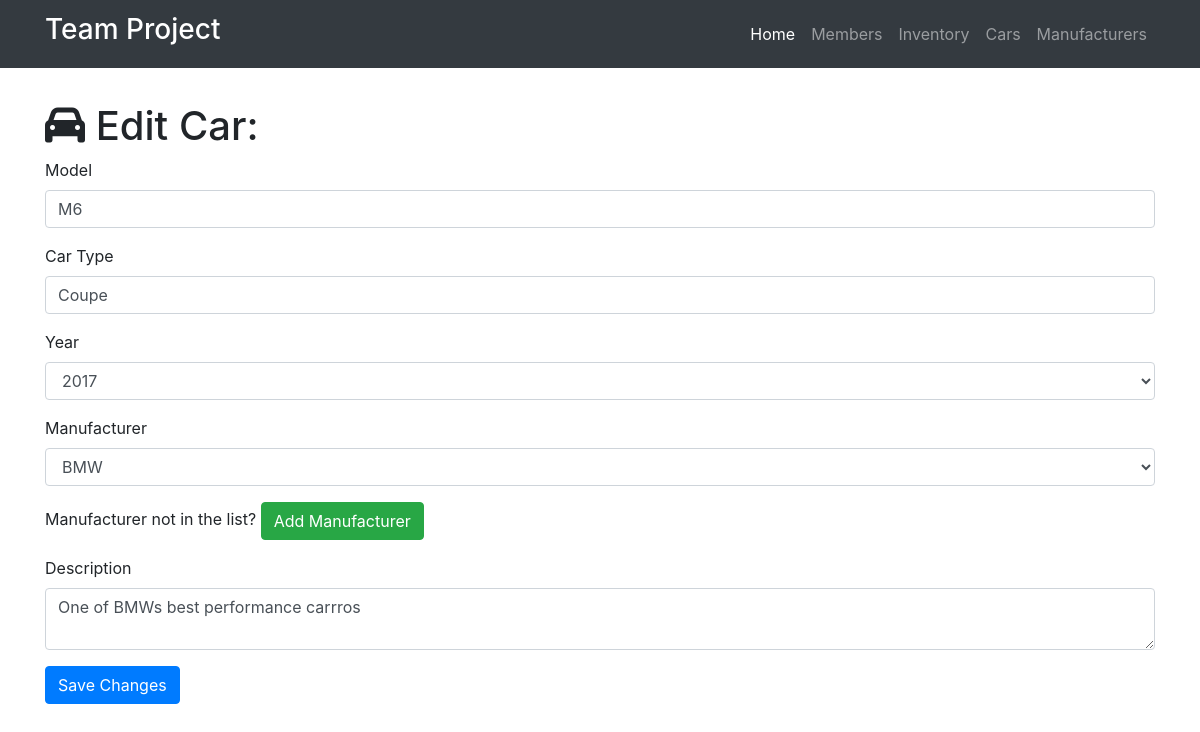
The app's page /car/edit/1, older data.
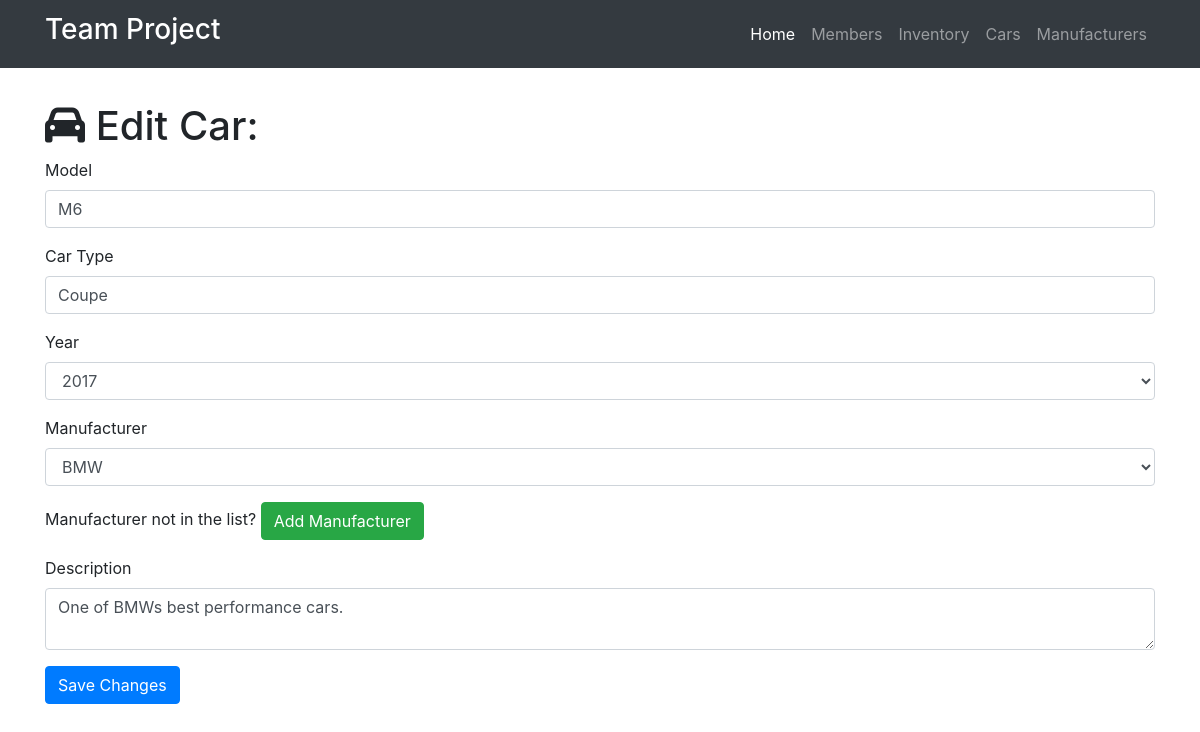
The same page, newer data.
### project.py (models this page shows)
class Car(db.Model):
    __tablename__ = 'cars'
    id = db.Column(db.Integer, primary_key=True)
    model = db.Column(db.Integer)
    cartype = db.Column(db.String(256))
    year = db.Column(db.Integer)
    description = db.Column(db.Text)
    manufacturer_id = db.Column(db.Integer, db.ForeignKey('manufacturers.id'))

### project.py (the view, shortened to what this page needs)
@app.route('/car/edit/<int:id>', methods=['GET', 'POST'])
def edit_car(id):
    car = Car.query.filter_by(id=id).first()
    manufacturers = Manufacturer.query.all()
    if request.method == 'GET':
        return render_template('car-edit.html', car=car, manufacturers=manufacturers)

### templates/car-edit.html (shortened to what this page needs)
{% extends "home-base.html" %}
{% block head%}
  {{super()}}
{% endblock %}
{% block page_content %}
<div class="container">
   <h1 class="mt-5"><i class="fa fa-car" aria-hidden="true"></i> Edit Car:</h1>
  <form action="/car/edit/{{car.id}}" method="post">
    <div class="form-group">
      <label>Model</label>
      <input class="form-control" type="text" name="model" value="{{car.model}}" required="true">
    </div>
    <div class="form-group">
    <label>Car Type</label>
    <input class="form-control" type="text" name="cartype" value="{{car.cartype}}" required="true">
  </div>
  <div class="form-group">
  <label>Year</label>
  <select class="form-control" name="year">
        {% for i in range(1970, 2021) %}
          {% if i == 2017 %}
            <option selected="selected">{{i}}</option>
          {% else %}
            <option>{{i}}</option>
          {% endif %}
        {% endfor %}
      </select>
</div>
<div class="form-group">
        <label>Manufacturer</label>
        <select class="form-control" name="manufacturer">
          {% for manufacturer in manufacturers %}
            {% if manufacturer == car.manufacturer %}
              <option selected="selected">{{manufacturer.name}}</option>
            {% else %}
              <option>{{manufacturer.name}}</option>
            {% endif %}
          {% endfor %}
        </select>
      </div>
      <div class="form-group">
        Manufacturer not in the list? <a href="/manufacturer/add" class="btn btn-success" role="button" aria-disabled="true">Add Manufacturer</a>
      </div>
    <div class="form-group">
      <label>Description</label>
      <textarea class="form-control" name="description" required="true">{{car.description}}</textarea>
    </div>
    <button type="submit" class="btn btn-primary">Save Changes</button>
  </form>
 </div>
{% endblock %}

Row changes from the older to the newer data that the page shows:
changed Car "Coupe": description "One of BMWs best performance carrros" → "One of BMWs best performance cars."
